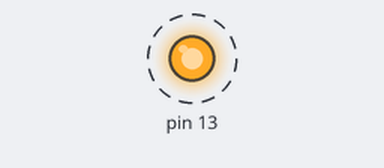
Recording of a sketch running on a simulated Arduino Uno, built with avr-gcc and run on an emulated ATmega328P. On the bench: output pins drawn as LEDs (lit = HIGH). Dashed ring = blinking.

Above: at 0.2 s.
Timing chart, 0 to 3.0 s (numbered marks = the images above):
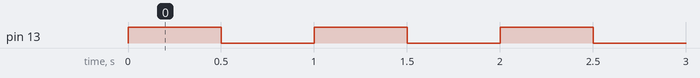

Measured:
- by itself, pin 13: alternates HIGH for 0.50 s and LOW for 0.50 s

The sketch:

Teensy_Tiny_Blinky.ino
```cpp
void setup()  { pinMode(13, OUTPUT);}
void loop()   { digitalWriteFast(13,!digitalReadFast(13));
                delay(500); }
```
